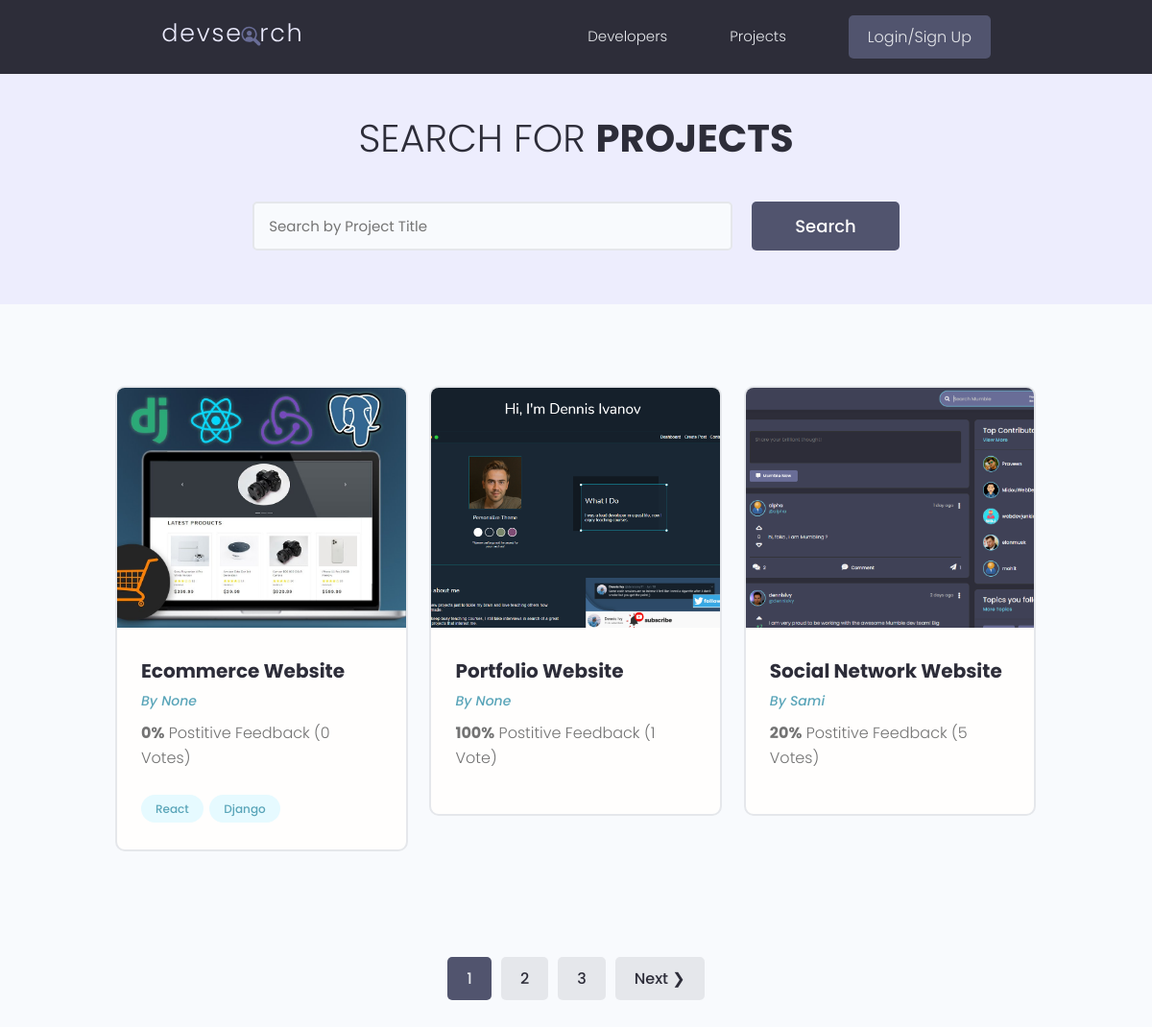
The page / on the database its author committed.
### projects/models.py (models this page shows, shortened)
class Project(models.Model):
    owner = models.ForeignKey(Profile,null=True,blank=True,on_delete=models.SET_NULL)
    title = models.CharField(max_length=200)
    description = models.TextField(null=True,blank=True)
    featured_image = models.ImageField(null=True,blank=True,default="default.jpg")
    demo_link = models.CharField(max_length=2000,null=True,blank=True)
    source_link = models.CharField(max_length=2000,null=True,blank=True)
    tags = models.ManyToManyField('Tag',blank=True)
    vote_totals = models.IntegerField(default=0,null=True,blank=True)
    vote_ratio = models.IntegerField(default=0,null=True,blank=True)
    created = models.DateTimeField(auto_now_add=True) # date and time stamp
    id = models.UUIDField(default=uuid.uuid4,unique=True,primary_key=True,editable=False)
    class Meta:
        ordering = ['created']

class Tag(models.Model):
    name = models.CharField(max_length=200)
    created = models.DateTimeField(auto_now_add=True) # date and time stamp
    id = models.UUIDField(default=uuid.uuid4,unique=True,primary_key=True,editable=False)
    def __str__(self):
        return self.name

### users/models.py (models this page shows)
class Profile(models.Model):
    user = models.OneToOneField(User,on_delete=models.CASCADE,null=True,blank=True)
    name = models.CharField(max_length=200,null=True,blank=True)
    username = models.CharField(max_length=200,null=True,blank=True)
    location = models.CharField(max_length=200,null=True,blank=True)
    email= models.EmailField(max_length=200,null=True,blank=True)
    short_intro = models.CharField(max_length=500,null=True,blank=True)
    bio = models.TextField(null=True,blank=True)
    profile_image =  models.ImageField(null=True,blank=True,upload_to='profiles/',default='profiles/user-default.png')
    social_github = models.CharField(max_length=200,null=True,blank=True)
    social_twitter = models.CharField(max_length=200,null=True,blank=True)
    social_linkedin = models.CharField(max_length=200,null=True,blank=True)
    social_youtube = models.CharField(max_length=200,null=True,blank=True)
    social_website = models.CharField(max_length=200,null=True,blank=True)
    created = models.DateTimeField(auto_now_add=True) # date and time stamp
    id = models.UUIDField(default=uuid.uuid4,unique=True,primary_key=True,editable=False)
    def __str__(self):
        return str(self.user.username)

### projects/views.py (the view)
# urls.py: path('',include('projects.urls')),
def projects(req):
    search_query = ''
    if req.GET.get('search_query'):
        search_query = req.GET.get('search_query')
    tags = Tag.objects.filter(name__icontains=search_query)
    projects = Project.objects.filter(
        Q(title__icontains=search_query) |
        Q(description__icontains=search_query) |
        Q(owner__name__icontains=search_query) |
        Q(tags__in=tags)).distinct()
    page = req.GET.get('page', 1)
    results = 3
    paginator = Paginator(projects, results)
    projects = paginator.get_page(page)
    try:
        projects = paginator.page(page)
    except PageNotAnInteger:
        projects = paginator.page(1)
    except EmptyPage:
        projects = paginator.page(paginator.num_pages)
    context = {'projects': projects,
                'search_query':search_query,
                'paginator':paginator}
    return render(req,'projects/projects.html',context)

### projects/templates/projects/projects.html (shortened to what this page needs)
{% extends 'main.html' %}
    {% block content %}
  <main class="projects">
    <section class="hero-section text-center">
      <div class="container container--narrow">
        <div class="hero-section__box">
          <h2>Search for <span>Projects</span></h2>
        </div>
        <div class="hero-section__search">
          <form class="form" action="{% url 'projects' %}" method="get">
            <div class="form__field">
              <input class="input input--text" id="formInput#search" type="text" name="search_query"
                placeholder="Search by Project Title" />
            </div>
            <input class="btn btn--sub btn--lg" type="submit" value="Search" />
          </form>
        </div>
      </div>
    </section>
    <section class="projectsList">
      <div class="container">
        <div class="grid grid--three">
        {% for project in projects %}
          <div class="column">
            <div class="card project">
              <a href="/project/{{project.id}}" class="project">
                <img class="project__thumbnail" src="{{ project.featured_image.url }}" alt="project thumbnail" />
                <div class="card__body">
                  <h3 class="project__title">{{ project.title}}</h3>
                  <p><a class="project__author" href="/users/profile/{{project.owner.id}}">By {{project.owner}}</a></p>
                  <p class="project--rating">
                    <span style="font-weight: bold;">{{project.vote_ratio}}%</span> Postitive
                    Feedback ({{project.vote_totals}} Vote{{project.vote_totals|pluralize:"s"}})
                  </p>
                  <div class="project__tags">
                    {% for tag in project.tags.all %}
                    <span class="tag tag--pill tag--main">
                      <small>{{tag}}</small>
                    </span>
                    {%endfor%}
                  </div>
                </div>
              </a>
            </div>
          </div>
        {% endfor %}
      </div>
    </section>
    {% if projects.has_other_pages %}
    <div class="pagination">
      <ul class="container">
        {% for i in paginator.page_range %}
        {% if projects.number == i %}
        <li><a href="?page={{i}}" class="btn page-link btn--sub">{{i}}</a></li>
        {% else %}
        <li><a href="?page={{i}}" class="btn page-link">{{i}}</a></li>
        {% endif %}
        {% endfor %}
        {% if projects.has_next %}
        <li><a href="?page={{projects.next_page_number}}" class="btn page-link">Next &#10095;</a></li>
        {% endif %}
      </ul>
    </div>
    {% endif %}
  </main>
    {% endblock content %}

### static/styles/app.css (style rules this page uses)
:root { --color-sub: #2d2d39; }
.btn--sub { background-color: var(--color-sub-light); }
.card { border: 2px solid var(--color-light); }
img { width: 100%; }
.hero-section { height: 40vh; display: flex; align-items: center; background-color: var(--color-sub); }
.hero-section__box { margin-bottom: 4rem; }
.hero-section__box > h2, .hero-section__box > h2 > span { font-size: 4rem; color: var(--color-light); line-height: 1.3; text-transform: uppercase; }
.hero-section__box > h2 { font-weight: 300; }
.hero-section__box > h2 > span { font-weight: 700; }
.hero-section__search > .form { display: flex; align-items: center; justify-content: center; gap: 2rem; }
.hero-section__search > .form input.input--text { width: 50rem; }
.pagination { margin-top: 8rem; margin-bottom: 10rem; }
.pagination > ul { flex-wrap: wrap; list-style: none; display: flex; align-items: center; justify-content: center; gap: 1rem; }
.pagination .btn { color: var(--color-sub); }
.pagination .btn.btn--sub { color: var(--color-light); }
.project__author { font-size: 1.4rem; font-style: italic; }
.project--rating { margin-bottom: 1.6em; margin-top: .5em; }
.projects > .hero-section { background: var(--color-sub-lighter); height: 30vh; }
.projects .hero-section__box { margin-bottom: 2.5rem; }
.projects .hero-section__box > h2 { color: var(--color-sub); }
.projects .hero-section__box > h2 > span { font-weight: 700; color: var(--color-sub); }
.projectsList { margin-top: 8rem; }
.project__thumbnail { height: 25rem; object-fit: cover; object-position: top center; }
.project__title { font-size: 2rem; font-weight: 700; color: var(--color-sub); }

### static/uikit/styles/modules/_variables.css (style rules this page uses)
:root { --color-main: #5aa5b9; --color-main-light: #e6faff; --color-sub: #3f4156; --color-sub-light: #51546e; --color-sub-lighter: #ededfd; --color-text: #737373; --color-gray: #8b8b8b; --color-light: #e5e7eb; --color-light-gray: #767676; --color-bg: #f8fafd; --color-white: #fffefd; --color-white-light: #f3f3f3; --color-success: #359e64; --color-success-bg: #def8e8; --color-error: #fc4b0b; --color-error-bg: #fff2ee; --font-base: 'Poppins', arial, helvetica, 'Segoe UI', roboto, ubuntu, sans-serif; --font-monospace: 'Fira Code', 'Courier New', courier, monospace; --font-regular: 300; --font-medium: 500; --font-bold: 700; --generic-shadow: 1px 1px 5px #00000010; --generic-transition: all 0.3s ease-in-out; }

### static/uikit/styles/modules/_base.css (style rules this page uses)
* { margin: 0; padding: 0; box-sizing: border-box; text-rendering: optimizeLegibility; color: inherit; font-size: inherit; }
html { font-size: 50%; }
@media only screen and (min-width: 480px) { html { font-size: 56.25%; } }
@media only screen and (min-width: 1200px) { html { font-size: 62.5%; } }
body { line-height: 1.6; font-weight: 400; font-size: 1.5rem; color: var(--color-text); background-color: var(--color-bg); min-height: 100vh; }

### static/uikit/styles/modules/_typography.css (style rules this page uses)
* { font-family: var(--font-base); }
h2 { font-size: 3.6rem; font-weight: var(--font-bold); }
h3 { font-size: 3.2rem; font-weight: var(--font-medium); }
p, span, strong { font-size: 1.6rem; color: var(--color-text); font-weight: var(--font-regular); }
a { padding-bottom: 2px; text-decoration: none; display: inline-block; color: var(--color-main); font-weight: var(--font-medium); }

### static/uikit/styles/modules/_utilities.css (style rules this page uses)
.container { width: 92%; max-width: 165rem; margin: 0 auto; box-sizing: border-box; }
.container--narrow { width: 92%; max-width: 120rem; }
@media screen and (min-width: 1000px) { .container { width: 90%; } }
@media screen and (min-width: 1000px) { .container--narrow { width: 85%; } }
@media screen and (min-width: 1200px) { .container { width: 80%; } }
@media screen and (min-width: 1200px) { .container--narrow { width: 72%; } }
.text-center { text-align: center; }

### static/uikit/styles/modules/_button.css (style rules this page uses)
.btn { display: inline-block; position: relative; cursor: pointer; background-color: var(--color-light); font-weight: var(--font-medium); color: var(--color-sub); text-decoration: none; padding: 1rem 2rem; border-radius: 0.5rem; border: none; width: -webkit-fit-content; width: -moz-fit-content; width: fit-content; height: -webkit-fit-content; height: -moz-fit-content; height: fit-content; font-size: 1.6rem; outline-width: 0; outline-color: transparent; -webkit-backface-visibility: hidden; backface-visibility: hidden; transition: all 0.3s ease-in-out; }
.btn--sub { background-color: var(--color-sub); color: var(--color-white); }
.btn--lg { font-size: 1.8rem; padding: 1.2rem 4.5rem; }

### rows shown on the page
Project: featured_image (picture), title "Ecommerce Website", owner "None", vote_ratio "0", vote_totals "0"
Tag: name "React"
Tag: name "Django"
Project: featured_image (picture), title "Portfolio Website", owner "None", vote_ratio "100", vote_totals "1"
Project: featured_image (picture), title "Social Network Website", owner "Sami", vote_ratio "20", vote_totals "5"

### other values the page prints
{{ i }} "1"
{{ i }} "2" "3"
